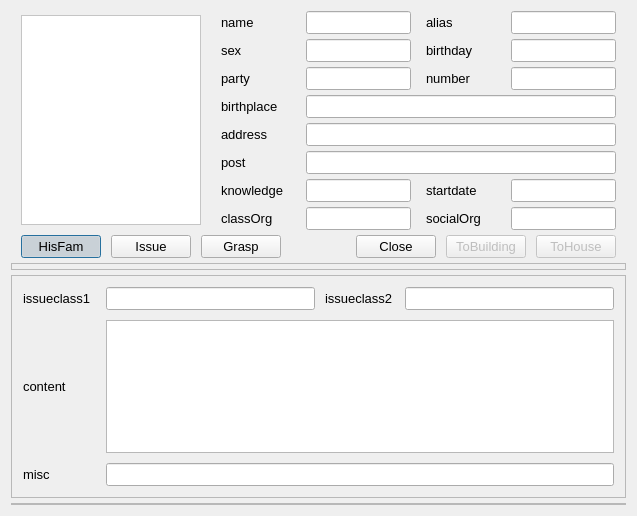
<?xml version="1.0" encoding="UTF-8"?>
<ui version="4.0">
 <class>PeopleInfoDlg</class>
 <widget class="QDialog" name="PeopleInfoDlg">
  <property name="geometry">
   <rect>
    <x>0</x>
    <y>0</y>
    <width>637</width>
    <height>516</height>
   </rect>
  </property>
  <property name="sizePolicy">
   <sizepolicy hsizetype="Preferred" vsizetype="Expanding">
    <horstretch>0</horstretch>
    <verstretch>100</verstretch>
   </sizepolicy>
  </property>
  <property name="font">
   <font>
    <pointsize>10</pointsize>
   </font>
  </property>
  <property name="windowTitle">
   <string>PeopleInfoDlg</string>
  </property>
  <layout class="QVBoxLayout" name="verticalLayout">
   <property name="spacing">
    <number>5</number>
   </property>
   <item>
    <layout class="QHBoxLayout" name="_4">
     <property name="spacing">
      <number>20</number>
     </property>
     <property name="leftMargin">
      <number>10</number>
     </property>
     <property name="rightMargin">
      <number>10</number>
     </property>
     <item>
      <widget class="QLabel" name="lblImage">
       <property name="minimumSize">
        <size>
         <width>180</width>
         <height>210</height>
        </size>
       </property>
       <property name="maximumSize">
        <size>
         <width>180</width>
         <height>210</height>
        </size>
       </property>
       <property name="palette">
        <palette>
         <active>
          <colorrole role="Base">
           <brush brushstyle="SolidPattern">
            <color alpha="255">
             <red>255</red>
             <green>255</green>
             <blue>255</blue>
            </color>
           </brush>
          </colorrole>
          <colorrole role="Window">
           <brush brushstyle="SolidPattern">
            <color alpha="255">
             <red>255</red>
             <green>255</green>
             <blue>255</blue>
            </color>
           </brush>
          </colorrole>
         </active>
         <inactive>
          <colorrole role="Base">
           <brush brushstyle="SolidPattern">
            <color alpha="255">
             <red>255</red>
             <green>255</green>
             <blue>255</blue>
            </color>
           </brush>
          </colorrole>
          <colorrole role="Window">
           <brush brushstyle="SolidPattern">
            <color alpha="255">
             <red>255</red>
             <green>255</green>
             <blue>255</blue>
            </color>
           </brush>
          </colorrole>
         </inactive>
         <disabled>
          <colorrole role="Base">
           <brush brushstyle="SolidPattern">
            <color alpha="255">
             <red>255</red>
             <green>255</green>
             <blue>255</blue>
            </color>
           </brush>
          </colorrole>
          <colorrole role="Window">
           <brush brushstyle="SolidPattern">
            <color alpha="255">
             <red>255</red>
             <green>255</green>
             <blue>255</blue>
            </color>
           </brush>
          </colorrole>
         </disabled>
        </palette>
       </property>
       <property name="autoFillBackground">
        <bool>true</bool>
       </property>
       <property name="frameShape">
        <enum>QFrame::StyledPanel</enum>
       </property>
       <property name="alignment">
        <set>Qt::AlignCenter</set>
       </property>
      </widget>
     </item>
     <item>
      <layout class="QVBoxLayout" name="_3">
       <property name="spacing">
        <number>5</number>
       </property>
       <item>
        <layout class="QGridLayout" name="_7">
         <property name="horizontalSpacing">
          <number>15</number>
         </property>
         <property name="verticalSpacing">
          <number>5</number>
         </property>
         <item row="1" column="0">
          <widget class="QLabel" name="label_29">
           <property name="text">
            <string>sex</string>
           </property>
          </widget>
         </item>
         <item row="1" column="2">
          <widget class="QLabel" name="label_14">
           <property name="text">
            <string>birthday</string>
           </property>
          </widget>
         </item>
         <item row="0" column="2">
          <widget class="QLabel" name="label_31">
           <property name="minimumSize">
            <size>
             <width>70</width>
             <height>0</height>
            </size>
           </property>
           <property name="text">
            <string>alias</string>
           </property>
          </widget>
         </item>
         <item row="0" column="0">
          <widget class="QLabel" name="label_15">
           <property name="minimumSize">
            <size>
             <width>70</width>
             <height>0</height>
            </size>
           </property>
           <property name="text">
            <string>name</string>
           </property>
          </widget>
         </item>
         <item row="2" column="0">
          <widget class="QLabel" name="label_32">
           <property name="text">
            <string>party</string>
           </property>
          </widget>
         </item>
         <item row="2" column="2">
          <widget class="QLabel" name="label_33">
           <property name="text">
            <string>number</string>
           </property>
          </widget>
         </item>
         <item row="0" column="1">
          <widget class="QLineEdit" name="edtName">
           <property name="readOnly">
            <bool>true</bool>
           </property>
          </widget>
         </item>
         <item row="0" column="3">
          <widget class="QLineEdit" name="edtAlias">
           <property name="readOnly">
            <bool>true</bool>
           </property>
          </widget>
         </item>
         <item row="1" column="1">
          <widget class="QLineEdit" name="edtSex">
           <property name="readOnly">
            <bool>true</bool>
           </property>
          </widget>
         </item>
         <item row="1" column="3">
          <widget class="QLineEdit" name="edtBirthday">
           <property name="readOnly">
            <bool>true</bool>
           </property>
          </widget>
         </item>
         <item row="2" column="1">
          <widget class="QLineEdit" name="edtParty">
           <property name="readOnly">
            <bool>true</bool>
           </property>
          </widget>
         </item>
         <item row="2" column="3">
          <widget class="QLineEdit" name="edtNumber">
           <property name="readOnly">
            <bool>true</bool>
           </property>
          </widget>
         </item>
        </layout>
       </item>
       <item>
        <layout class="QGridLayout" name="_8">
         <property name="horizontalSpacing">
          <number>15</number>
         </property>
         <property name="verticalSpacing">
          <number>5</number>
         </property>
         <item row="1" column="0">
          <widget class="QLabel" name="label_19">
           <property name="text">
            <string>address</string>
           </property>
          </widget>
         </item>
         <item row="1" column="1">
          <widget class="QLineEdit" name="edtAddress">
           <property name="readOnly">
            <bool>true</bool>
           </property>
          </widget>
         </item>
         <item row="0" column="0">
          <widget class="QLabel" name="label_20">
           <property name="minimumSize">
            <size>
             <width>70</width>
             <height>0</height>
            </size>
           </property>
           <property name="text">
            <string>birthplace</string>
           </property>
          </widget>
         </item>
         <item row="0" column="1">
          <widget class="QLineEdit" name="edtBirthPlace">
           <property name="readOnly">
            <bool>true</bool>
           </property>
          </widget>
         </item>
         <item row="2" column="0">
          <widget class="QLabel" name="label_21">
           <property name="text">
            <string>post</string>
           </property>
          </widget>
         </item>
         <item row="2" column="1">
          <widget class="QLineEdit" name="edtPost">
           <property name="readOnly">
            <bool>true</bool>
           </property>
          </widget>
         </item>
        </layout>
       </item>
       <item>
        <layout class="QGridLayout" name="_11">
         <property name="horizontalSpacing">
          <number>15</number>
         </property>
         <property name="verticalSpacing">
          <number>5</number>
         </property>
         <item row="1" column="2">
          <widget class="QLabel" name="label_42">
           <property name="text">
            <string>socialOrg</string>
           </property>
          </widget>
         </item>
         <item row="0" column="0">
          <widget class="QLabel" name="label_43">
           <property name="minimumSize">
            <size>
             <width>70</width>
             <height>0</height>
            </size>
           </property>
           <property name="text">
            <string>knowledge</string>
           </property>
          </widget>
         </item>
         <item row="1" column="0">
          <widget class="QLabel" name="label_39">
           <property name="text">
            <string>classOrg</string>
           </property>
          </widget>
         </item>
         <item row="0" column="2">
          <widget class="QLabel" name="label_44">
           <property name="minimumSize">
            <size>
             <width>70</width>
             <height>0</height>
            </size>
           </property>
           <property name="text">
            <string>startdate</string>
           </property>
          </widget>
         </item>
         <item row="0" column="1">
          <widget class="QLineEdit" name="edtKnowledge">
           <property name="readOnly">
            <bool>true</bool>
           </property>
          </widget>
         </item>
         <item row="0" column="3">
          <widget class="QLineEdit" name="edtStartDate">
           <property name="readOnly">
            <bool>true</bool>
           </property>
          </widget>
         </item>
         <item row="1" column="1">
          <widget class="QLineEdit" name="edtClassOrg">
           <property name="readOnly">
            <bool>true</bool>
           </property>
          </widget>
         </item>
         <item row="1" column="3">
          <widget class="QLineEdit" name="edtSocialOrg">
           <property name="readOnly">
            <bool>true</bool>
           </property>
          </widget>
         </item>
        </layout>
       </item>
      </layout>
     </item>
    </layout>
   </item>
   <item>
    <layout class="QHBoxLayout" name="_6">
     <property name="spacing">
      <number>10</number>
     </property>
     <property name="sizeConstraint">
      <enum>QLayout::SetNoConstraint</enum>
     </property>
     <property name="leftMargin">
      <number>10</number>
     </property>
     <property name="rightMargin">
      <number>10</number>
     </property>
     <item>
      <widget class="QPushButton" name="btnHisFam">
       <property name="text">
        <string>HisFam</string>
       </property>
       <property name="checkable">
        <bool>true</bool>
       </property>
       <property name="checked">
        <bool>true</bool>
       </property>
      </widget>
     </item>
     <item>
      <widget class="QPushButton" name="btnIssue">
       <property name="text">
        <string>Issue</string>
       </property>
       <property name="checkable">
        <bool>true</bool>
       </property>
      </widget>
     </item>
     <item>
      <widget class="QPushButton" name="btnGrasp">
       <property name="text">
        <string>Grasp</string>
       </property>
       <property name="checkable">
        <bool>true</bool>
       </property>
      </widget>
     </item>
     <item>
      <spacer name="horizontalSpacer">
       <property name="orientation">
        <enum>Qt::Horizontal</enum>
       </property>
       <property name="sizeHint" stdset="0">
        <size>
         <width>40</width>
         <height>20</height>
        </size>
       </property>
      </spacer>
     </item>
     <item>
      <widget class="QPushButton" name="btnClose">
       <property name="text">
        <string>Close</string>
       </property>
      </widget>
     </item>
     <item>
      <widget class="QPushButton" name="btnToBuilding">
       <property name="enabled">
        <bool>false</bool>
       </property>
       <property name="text">
        <string>ToBuilding</string>
       </property>
      </widget>
     </item>
     <item>
      <widget class="QPushButton" name="btnToHouse">
       <property name="enabled">
        <bool>false</bool>
       </property>
       <property name="text">
        <string>ToHouse</string>
       </property>
      </widget>
     </item>
    </layout>
   </item>
   <item>
    <widget class="QFrame" name="frmHisFam">
     <property name="frameShape">
      <enum>QFrame::StyledPanel</enum>
     </property>
     <property name="frameShadow">
      <enum>QFrame::Raised</enum>
     </property>
     <layout class="QVBoxLayout" name="_9">
      <property name="spacing">
       <number>5</number>
      </property>
      <property name="margin">
       <number>0</number>
      </property>
      <item>
       <widget class="QTableView" name="tblHistory">
        <property name="sizePolicy">
         <sizepolicy hsizetype="Expanding" vsizetype="Ignored">
          <horstretch>0</horstretch>
          <verstretch>0</verstretch>
         </sizepolicy>
        </property>
        <property name="font">
         <font>
          <pointsize>10</pointsize>
         </font>
        </property>
        <property name="editTriggers">
         <set>QAbstractItemView::NoEditTriggers</set>
        </property>
        <property name="selectionMode">
         <enum>QAbstractItemView::SingleSelection</enum>
        </property>
        <property name="selectionBehavior">
         <enum>QAbstractItemView::SelectRows</enum>
        </property>
        <attribute name="horizontalHeaderCascadingSectionResizes">
         <bool>true</bool>
        </attribute>
        <attribute name="horizontalHeaderDefaultSectionSize">
         <number>60</number>
        </attribute>
        <attribute name="horizontalHeaderStretchLastSection">
         <bool>true</bool>
        </attribute>
        <attribute name="verticalHeaderVisible">
         <bool>false</bool>
        </attribute>
        <attribute name="verticalHeaderDefaultSectionSize">
         <number>24</number>
        </attribute>
       </widget>
      </item>
      <item>
       <widget class="QTableView" name="tblFamily">
        <property name="sizePolicy">
         <sizepolicy hsizetype="Expanding" vsizetype="Ignored">
          <horstretch>0</horstretch>
          <verstretch>0</verstretch>
         </sizepolicy>
        </property>
        <property name="font">
         <font>
          <pointsize>10</pointsize>
         </font>
        </property>
        <property name="editTriggers">
         <set>QAbstractItemView::NoEditTriggers</set>
        </property>
        <property name="selectionMode">
         <enum>QAbstractItemView::SingleSelection</enum>
        </property>
        <property name="selectionBehavior">
         <enum>QAbstractItemView::SelectRows</enum>
        </property>
        <attribute name="horizontalHeaderCascadingSectionResizes">
         <bool>true</bool>
        </attribute>
        <attribute name="horizontalHeaderDefaultSectionSize">
         <number>60</number>
        </attribute>
        <attribute name="horizontalHeaderStretchLastSection">
         <bool>true</bool>
        </attribute>
        <attribute name="verticalHeaderVisible">
         <bool>false</bool>
        </attribute>
        <attribute name="verticalHeaderDefaultSectionSize">
         <number>24</number>
        </attribute>
       </widget>
      </item>
     </layout>
    </widget>
   </item>
   <item>
    <widget class="QFrame" name="frmIssue">
     <property name="frameShape">
      <enum>QFrame::StyledPanel</enum>
     </property>
     <property name="frameShadow">
      <enum>QFrame::Raised</enum>
     </property>
     <layout class="QGridLayout" name="gridLayout">
      <property name="horizontalSpacing">
       <number>15</number>
      </property>
      <property name="verticalSpacing">
       <number>10</number>
      </property>
      <item row="0" column="1">
       <layout class="QHBoxLayout" name="_10">
        <property name="spacing">
         <number>10</number>
        </property>
        <item>
         <widget class="QLineEdit" name="edtIssueClass1">
          <property name="readOnly">
           <bool>true</bool>
          </property>
         </widget>
        </item>
        <item>
         <widget class="QLabel" name="label_30">
          <property name="minimumSize">
           <size>
            <width>70</width>
            <height>0</height>
           </size>
          </property>
          <property name="text">
           <string>issueclass2</string>
          </property>
         </widget>
        </item>
        <item>
         <widget class="QLineEdit" name="edtIssueClass2">
          <property name="readOnly">
           <bool>true</bool>
          </property>
         </widget>
        </item>
       </layout>
      </item>
      <item row="1" column="0">
       <widget class="QLabel" name="label_23">
        <property name="text">
         <string>content</string>
        </property>
       </widget>
      </item>
      <item row="0" column="0">
       <widget class="QLabel" name="label_25">
        <property name="text">
         <string>issueclass1</string>
        </property>
       </widget>
      </item>
      <item row="1" column="1">
       <widget class="QTextEdit" name="txtContent">
        <property name="readOnly">
         <bool>true</bool>
        </property>
       </widget>
      </item>
      <item row="2" column="0">
       <widget class="QLabel" name="label_26">
        <property name="text">
         <string>misc</string>
        </property>
       </widget>
      </item>
      <item row="2" column="1">
       <widget class="QLineEdit" name="edtMisc">
        <property name="readOnly">
         <bool>true</bool>
        </property>
       </widget>
      </item>
     </layout>
    </widget>
   </item>
   <item>
    <widget class="QFrame" name="frmGrasp">
     <property name="frameShape">
      <enum>QFrame::StyledPanel</enum>
     </property>
     <property name="frameShadow">
      <enum>QFrame::Raised</enum>
     </property>
     <layout class="QVBoxLayout" name="verticalLayout_2">
      <property name="margin">
       <number>0</number>
      </property>
      <item>
       <widget class="QTableView" name="tblGrasp">
        <property name="sizePolicy">
         <sizepolicy hsizetype="Expanding" vsizetype="Ignored">
          <horstretch>0</horstretch>
          <verstretch>0</verstretch>
         </sizepolicy>
        </property>
        <property name="font">
         <font>
          <pointsize>10</pointsize>
         </font>
        </property>
        <property name="editTriggers">
         <set>QAbstractItemView::NoEditTriggers</set>
        </property>
        <property name="selectionMode">
         <enum>QAbstractItemView::NoSelection</enum>
        </property>
        <attribute name="horizontalHeaderCascadingSectionResizes">
         <bool>true</bool>
        </attribute>
        <attribute name="horizontalHeaderDefaultSectionSize">
         <number>60</number>
        </attribute>
        <attribute name="horizontalHeaderStretchLastSection">
         <bool>true</bool>
        </attribute>
        <attribute name="verticalHeaderVisible">
         <bool>false</bool>
        </attribute>
        <attribute name="verticalHeaderDefaultSectionSize">
         <number>50</number>
        </attribute>
       </widget>
      </item>
     </layout>
    </widget>
   </item>
  </layout>
 </widget>
 <layoutdefault spacing="6" margin="11"/>
 <tabstops>
  <tabstop>edtName</tabstop>
  <tabstop>edtAlias</tabstop>
  <tabstop>edtSex</tabstop>
  <tabstop>edtBirthday</tabstop>
  <tabstop>edtParty</tabstop>
  <tabstop>edtNumber</tabstop>
  <tabstop>edtBirthPlace</tabstop>
  <tabstop>edtAddress</tabstop>
  <tabstop>edtPost</tabstop>
  <tabstop>edtKnowledge</tabstop>
  <tabstop>edtStartDate</tabstop>
  <tabstop>edtClassOrg</tabstop>
  <tabstop>edtSocialOrg</tabstop>
  <tabstop>tblHistory</tabstop>
  <tabstop>tblFamily</tabstop>
  <tabstop>btnHisFam</tabstop>
  <tabstop>edtIssueClass1</tabstop>
  <tabstop>edtIssueClass2</tabstop>
  <tabstop>txtContent</tabstop>
  <tabstop>edtMisc</tabstop>
  <tabstop>btnIssue</tabstop>
  <tabstop>tblGrasp</tabstop>
  <tabstop>btnGrasp</tabstop>
 </tabstops>
 <resources/>
 <connections/>
</ui>
